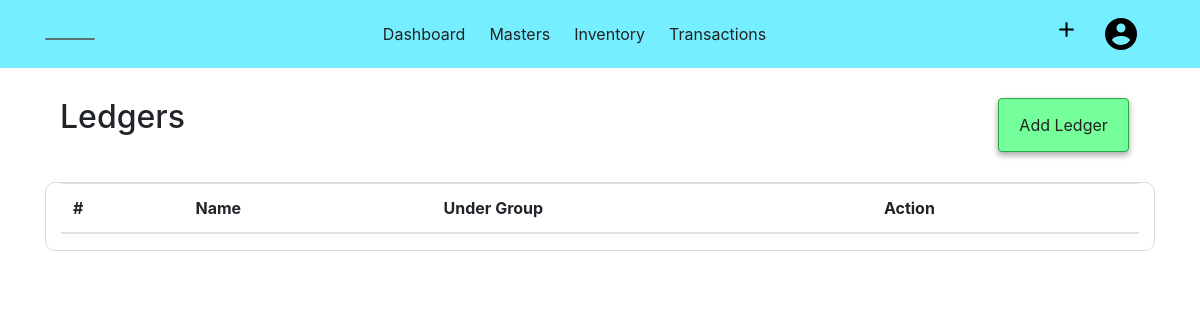
Before: /ledgers (signed in) with the older database file.
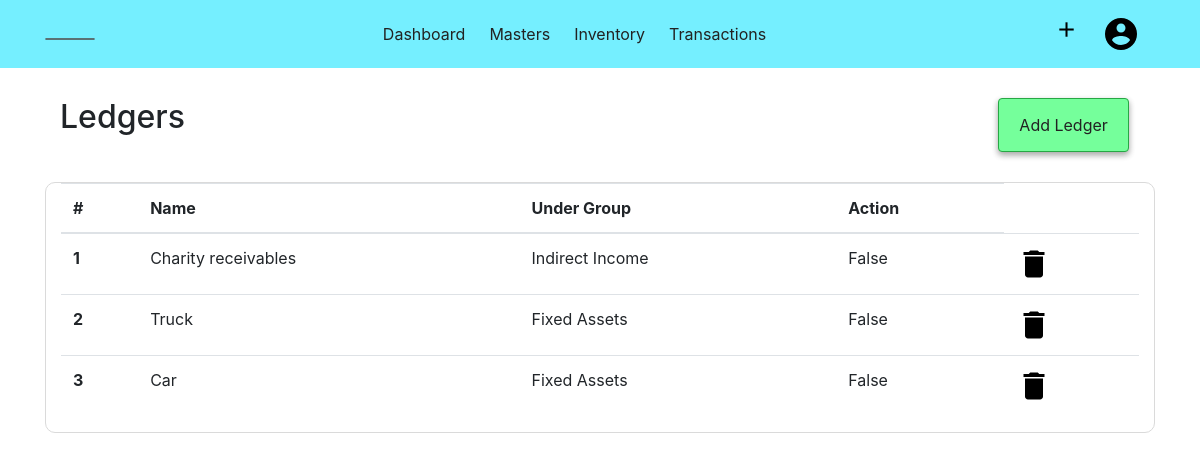
After: the same page with the newer database file.
### acsystem/models.py (models this page shows, shortened)
class Ledger(db.Model):
    id = db.Column(db.Integer, primary_key=True)
    name = db.Column(db.String(40), nullable=False)
    affectinventory = db.Column(db.Boolean)
    undername = db.Column(db.String(40))
    under = db.Column(db.Integer, db.ForeignKey('group.id', ondelete="CASCADE"), nullable=False)
    company_id = db.Column(db.Integer, db.ForeignKey('company.id', ondelete="CASCADE"), nullable=False)

### acsystem/groupledger/routes.py (the view, shortened to what this page needs)
@groupledgers.route('/ledgers', methods=['GET','POST'])
@login_required
def ledger():
    if current_user.activecompany == 0:
        flash(f"No Company is Activated! ","warning")
        return redirect(url_for('company.companies'))
    form = LedgerForm()
    form.under.choices+= [(str(fixedgroup.id), fixedgroup.name) for fixedgroup in FixedGroup.query.all()]
    form.under.choices+= [(str(group.id), group.name) for group in Group.query.filter_by(company_id = current_user.activecompany).all()]
    ledgers = Ledger.query.filter_by(company_id = current_user.activecompany).all()
    return render_template('groupledger/showledgers.html', title="Ledgers", form=form, ledgers = ledgers )

### acsystem/models.py (called while the page is built)
@login_manager.user_loader
def load_user(user_id):
    return User.query.get(int(user_id))

### acsystem/templates/groupledger/showledgers.html (shortened to what this page needs)
{% from "renderfield.html" import render_field, render_doublefield %}
{% extends "layout.html"%}
{% block content %}
<div class="container">
    <div class="container-fluid">
        <h2 class="float-left">Ledgers</h2>
        <ul class="nav justify-content-end">
            <li class="btn btn-success">
                <a class="nav-link" data-toggle="modal" data-target="#createledger">Add Ledger</a>
            </li>
        </ul>
    </div>
    <div class="container-fluid" style="border:1px solid rgb(218, 218, 218); border-radius:10px;">
        <table class="table table-hover">
            <thead>
                <tr>
                    <th scope="col">#</th>
                    <th scope="col">Name</th>
                    <th scope="col">Under Group</th>
                    <th scope="col">Action</th>
                </tr>
            </thead>
            <tbody>
                {% for ledger in ledgers %}
                <tr>
                    <th scope="row">{{loop.index}}</th>
                    <td>{{ ledger.name }}</td>
                    <td>{{ ledger.undername }}</td>
                    <td>{{ ledger.affectinventory }}</td>
                    <td  class="deletelgr" >
                        <img style="cursor:pointer;" data-toggle="modal" data-target="#deleteledger" src="{{ url_for('static',filename='images/delete.png') }}" alt="Delete">
                    </td>
                {% endfor %}
            </tbody>
        </table>
    </div>
</div>
{% endblock content %}

### acsystem/templates/layout.html (shortened to what this page needs)
{% extends "header.html" %}
{% block body %}
<nav class="navbar navbar-expand-lg">
    <div class="container">
        <ul class="navbar-nav">
            <li data-step="2" data-intro="Active Company Name visible here">
                {% if activecomp %}
                <a class="navbar-brand" href="{{ url_for('company.companies') }}">{{ activecomp.companyname }} </a>
                {% else %}
                <a class="navbar-brand" href="{{ url_for('company.companies') }}">Select Company </a>
                {% endif %}
            </li>
        </ul>
        <ul class="navbar-nav">
            <li class="nav-item">
                <a class="nav-link" href="{{ url_for('users.dashboard')}}">Dashboard</a>
            </li>
            <li class="nav-item dropdown">
                <a class="nav-link dropdown-toggle" href="#" id="drop1" data-toggle="dropdown">
                    Masters
                </a>
            </li>
            <li class="nav-item dropdown">
                <a class="nav-link dropdown-toggle" href="#" id="drop2" data-toggle="dropdown">
                    Inventory
                </a>
            </li>
            <li class="nav-item dropdown">
                <a class="nav-link dropdown-toggle" href="#" id="drop2" data-toggle="dropdown">
                    Transactions
                </a>
            </li>
        </ul>
        <ul class="navbar-nav">
            <li data-step="4" data-intro="Shortcut to Add new data" class="nav-item dropdown">
                <a class="nav-link dropdown-toggle" href="#" id="dropadd" data-toggle="dropdown">
                    <img src="{{url_for('static', filename='images/add.png')}}" alt="+" width="25px;"></a>
            </li>
            <li data-step="5" data-intro="User Details" class="nav-item dropdown">
                <a class="nav-link dropdown-toggle" href="#" id="dropaccount" data-toggle="dropdown">
                    <img src="{{ url_for('static', filename='images/user.png')}}" alt="Account">
                </a>
            </li>
        </ul>
    </div>
</nav>
    {% block content%} {% endblock %}
{% endblock %}

### acsystem/templates/header.html (shortened to what this page needs)
<!DOCTYPE html>
<html lang="en">
<head>
    <link rel="stylesheet" href="{{url_for('static', filename='bootstrap.css')}}">
    <link rel="stylesheet" href="{{url_for('static', filename='main.css')}}">
    <link rel="stylesheet" href="{{url_for('static', filename='style.css')}}">
    <link rel="stylesheet" href="{{url_for('static', filename='introjsstyle.css')}}">
    <link rel="stylesheet" href="https:/cdnjs.cloudflare.com/ajax/libs/toastr.js/latest/toastr.min.css">
</head>
<body>
        {% block body%} {% endblock %}
</body>
</html>

### acsystem/static/main.css (style rules this page uses)
a { color: rgb(34, 34, 34) !important; }

### acsystem/static/style.css (style rules this page uses)
.btn { -webkit-box-shadow: 0 3px 6px rgba(0, 0, 0, 0.16), 0 3px 6px rgba(0, 0, 0, 0.23); box-shadow: 0 3px 6px rgba(0, 0, 0, 0.16), 0 3px 6px rgba(0, 0, 0, 0.23); }
.dropdown ::after { display: none !important; }
.navbar-brand { color: rgba(0, 0, 0, 0.822); border: 1px solid rgba(83, 83, 83, 0.8); border-radius: 30px; padding: 0 1.5rem; }
.nav-item { display: block; padding-right: .5rem; }
.navbar-nav { -webkit-box-orient: horizontal !important; -webkit-box-direction: normal !important; -ms-flex-direction: row !important; flex-direction: row !important; }
.nav-link { color: rgba(12, 12, 12, 0.76); padding: .5rem !important; }
.navbar { background-color: #75efff; }
.btn { margin: 0 .7rem; }
.btn-success { background-color: #75ff9b !important; }
.container-fluid { margin-top: 30px !important; }

Changed rows visible on the page:
added Ledger: name "Charity receivables", undername "Indirect Income", affectinventory "False"
added Ledger: name "Truck", undername "Fixed Assets", affectinventory "False"
added Ledger: name "Car", undername "Fixed Assets", affectinventory "False"
